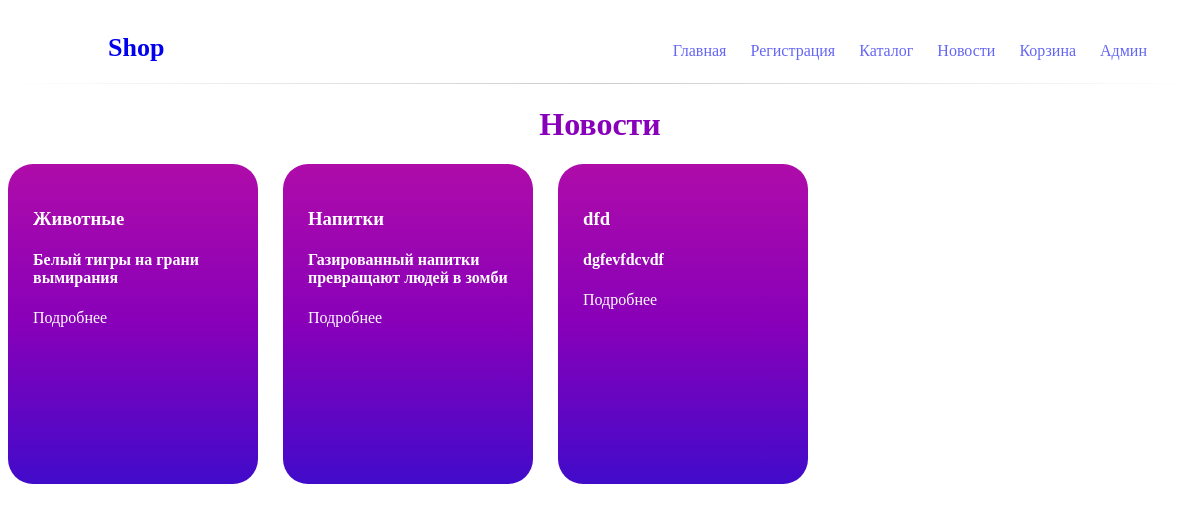
Page /news/ on the committed database.
### tables this page shows
CREATE TABLE `news` (
  `id` int(11) NOT NULL,
  `tema` text NOT NULL,
  `name` text NOT NULL,
  `text` text NOT NULL,
  `img` text NOT NULL
);

### core/View.php (called while the page is built, shortened)
<?php
	class View
	{
		public function render(Page $page) {
			return $this->renderLayout($page, $this->renderView($page));
		}
		private function renderLayout(Page $page, $content) {
			$layoutPath = $_SERVER['DOCUMENT_ROOT'] . "/project/layouts/{$page->layout}.php";
			if (file_exists($layoutPath)) {
				return ob_get_clean();
			} else {
				echo "Не найден файл с лейаутом по пути $layoutPath"; die();
			}
		}
		private function renderView(Page $page) {
			if ($page->view) {
				$viewPath = $_SERVER['DOCUMENT_ROOT'] . "/project/views/{$page->view}.php";
				if (file_exists($viewPath)) {
						$data = $page->data;
						extract($data);
						include $viewPath;
					return ob_get_clean();
				} else {
					echo "Не найден файл с представлением по пути $viewPath"; die();
				}
			}
		}
	}

### project/controllers/NewsController.php (called while the page is built, shortened)
<?php
	class NewsController extends Controller {
		public function news() {
			$news = new News;
			$data = $news -> getNews();
			return $this->render('news/index', ['news' => $data]);
		}
	}

### core/Model.php (called while the page is built, shortened)
<?php
	class Model
	{
		private static $link;
		public function __construct()
		{
			if (!self::$link) {
				self::$link = mysqli_connect(DB_HOST, DB_USER, DB_PASS, DB_NAME);
				mysqli_query(self::$link, "SET NAMES 'utf8'");
			}
		}
		protected function findMany($query)
		{
			$result = mysqli_query(self::$link, $query) or die(mysqli_error(self::$link));
			for ($data = []; $row = mysqli_fetch_assoc($result); $data[] = $row);
			return $data;
		}
	}

### project/models/News.php (called while the page is built, shortened)
<?php
	class News extends Model
	{
		public function getNews() {
			return $this -> findMany('SELECT * FROM `news`');
		}
	}

### core/Dispatcher.php (called while the page is built, shortened)
<?php
	class Dispatcher
	{
		public function getPage(Track $track)
		{
			$className = ucfirst($track->controller) . 'Controller';
			$fullName = "\\Project\\Controllers\\$className";
			try {
				$controller = new $fullName;
				if (method_exists($controller, $track->action)) {
					$result = $controller->{$track->action}($track->params);
					if ($result) {
						return $result;
					} else {
						return new Page('default');
					}
				} else {
					echo "Метод <b>{$track->action}</b> не найден в классе $fullName."; die();
				}
			} catch (\Exception $error) {
				echo $error->getMessage(); die();
			}
		}
	}

### project/views/news/index.php (the view)
<h1 class="title">Новости</h1>
<div class="items">
<?php for ($i = 0; $i < count($news); $i++): ?>
    <div class="item">
        <h3><?=$news[$i]['tema']?></h3>
        <h4><?=$news[$i]['name']?></h4>
        <a href="/news/<?=$news[$i]['id']?>">Подробнее</a>
    </div>
<?php endfor; ?>
</div>

### project/webroot/style.css (style rules this page uses)
a { text-decoration: none; }
.title { color: #8800b9; text-align: center; }
.items { display: flex; }
.item { background: linear-gradient(#af0ca9, #8800b9, #410bca); border-radius: 25px; margin-right: 25px; margin-bottom: 25px; padding: 25px; height: 270px; width: 200px; color: white; }
.item a { color: white; text-align: center; }

### rows in the picture
news: tema "Животные", name "Белый тигры на грани вымирания"
news: tema "Напитки", name "Газированный напитки превращают людей в зомби"
news: tema "dfd", name "dgfevfdcvdf"
